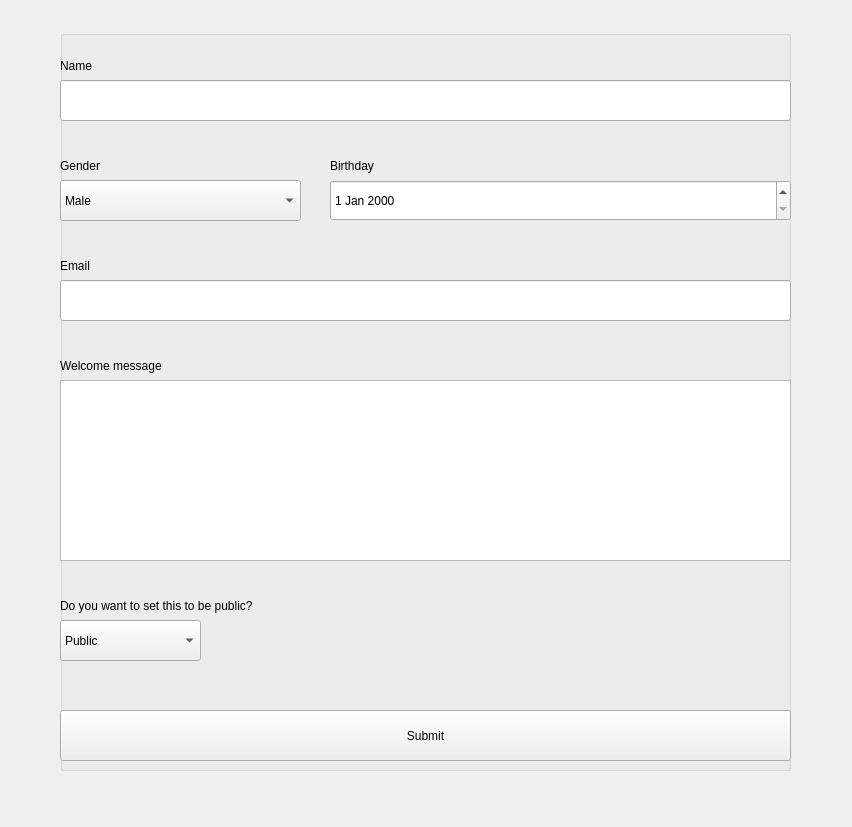
<?xml version="1.0" encoding="UTF-8"?>
<ui version="4.0">
 <class>Form</class>
 <widget class="QWidget" name="Form">
  <property name="geometry">
   <rect>
    <x>0</x>
    <y>0</y>
    <width>852</width>
    <height>827</height>
   </rect>
  </property>
  <property name="windowTitle">
   <string>Form</string>
  </property>
  <widget class="QGroupBox" name="groupBox">
   <property name="geometry">
    <rect>
     <x>60</x>
     <y>30</y>
     <width>731</width>
     <height>741</height>
    </rect>
   </property>
   <property name="title">
    <string/>
   </property>
   <widget class="QLineEdit" name="lineEdit">
    <property name="geometry">
     <rect>
      <x>0</x>
      <y>50</y>
      <width>731</width>
      <height>41</height>
     </rect>
    </property>
   </widget>
   <widget class="QLineEdit" name="lineEdit_4">
    <property name="geometry">
     <rect>
      <x>0</x>
      <y>250</y>
      <width>731</width>
      <height>41</height>
     </rect>
    </property>
   </widget>
   <widget class="QLabel" name="label">
    <property name="geometry">
     <rect>
      <x>0</x>
      <y>20</y>
      <width>151</width>
      <height>31</height>
     </rect>
    </property>
    <property name="text">
     <string>Name</string>
    </property>
   </widget>
   <widget class="QLabel" name="label_2">
    <property name="geometry">
     <rect>
      <x>0</x>
      <y>120</y>
      <width>151</width>
      <height>31</height>
     </rect>
    </property>
    <property name="text">
     <string>Gender</string>
    </property>
   </widget>
   <widget class="QDateEdit" name="dateEdit">
    <property name="geometry">
     <rect>
      <x>270</x>
      <y>150</y>
      <width>461</width>
      <height>41</height>
     </rect>
    </property>
   </widget>
   <widget class="QLabel" name="label_3">
    <property name="geometry">
     <rect>
      <x>270</x>
      <y>120</y>
      <width>171</width>
      <height>31</height>
     </rect>
    </property>
    <property name="text">
     <string>Birthday</string>
    </property>
   </widget>
   <widget class="QComboBox" name="comboBox">
    <property name="geometry">
     <rect>
      <x>0</x>
      <y>150</y>
      <width>241</width>
      <height>41</height>
     </rect>
    </property>
    <item>
     <property name="text">
      <string>Male</string>
     </property>
    </item>
    <item>
     <property name="text">
      <string>Female</string>
     </property>
    </item>
    <item>
     <property name="text">
      <string>Others</string>
     </property>
    </item>
   </widget>
   <widget class="QLabel" name="label_4">
    <property name="geometry">
     <rect>
      <x>0</x>
      <y>220</y>
      <width>181</width>
      <height>31</height>
     </rect>
    </property>
    <property name="text">
     <string>Email</string>
    </property>
   </widget>
   <widget class="QPlainTextEdit" name="plainTextEdit">
    <property name="geometry">
     <rect>
      <x>0</x>
      <y>350</y>
      <width>731</width>
      <height>181</height>
     </rect>
    </property>
   </widget>
   <widget class="QLabel" name="label_5">
    <property name="geometry">
     <rect>
      <x>0</x>
      <y>320</y>
      <width>281</width>
      <height>31</height>
     </rect>
    </property>
    <property name="text">
     <string>Welcome message</string>
    </property>
   </widget>
   <widget class="QComboBox" name="comboBox_2">
    <property name="geometry">
     <rect>
      <x>0</x>
      <y>590</y>
      <width>141</width>
      <height>41</height>
     </rect>
    </property>
    <item>
     <property name="text">
      <string>Public</string>
     </property>
    </item>
    <item>
     <property name="text">
      <string>Private</string>
     </property>
    </item>
   </widget>
   <widget class="QLabel" name="label_6">
    <property name="geometry">
     <rect>
      <x>0</x>
      <y>560</y>
      <width>401</width>
      <height>31</height>
     </rect>
    </property>
    <property name="text">
     <string>Do you want to set this to be public?</string>
    </property>
   </widget>
   <widget class="QPushButton" name="pushButton">
    <property name="geometry">
     <rect>
      <x>0</x>
      <y>680</y>
      <width>731</width>
      <height>51</height>
     </rect>
    </property>
    <property name="text">
     <string>Submit</string>
    </property>
   </widget>
  </widget>
 </widget>
 <resources/>
 <connections/>
</ui>
